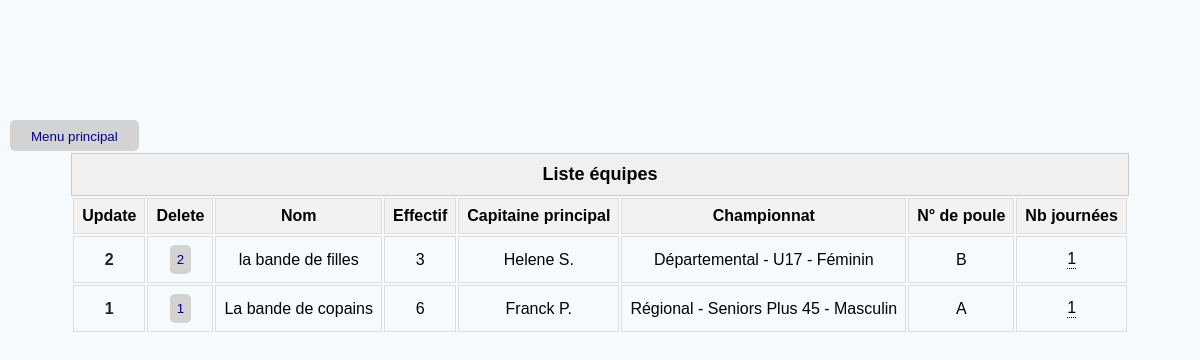
The app's page /teams, older data.
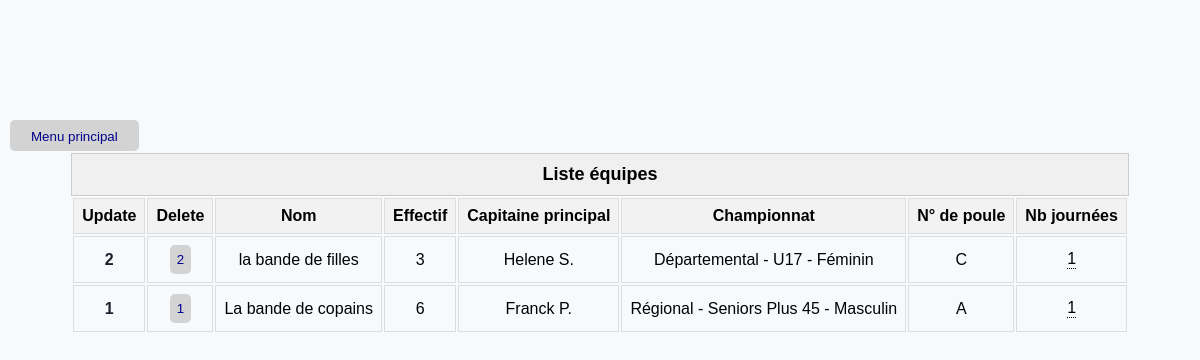
The same page, newer data.
### TennisModel.py (models this page shows, shortened)
class Team(db.Model):
    __tablename__ = 'team'
    id = db.Column(db.Integer, primary_key=True, autoincrement=True)
    name = db.Column(db.String(20), unique=True, nullable=False)
    captainId = db.Column(db.Integer, db.ForeignKey('player.id'))
    poolId = db.Column(db.Integer, db.ForeignKey('pool.id'))
    players = relationship('Player', secondary=player_team_association, back_populates='teams')  # Correction ici
    @property
    def championship_name(self):
        return self.pool.championship.name if self.pool else None
    @property
    def match_days(self):
        return Matchday.query.filter_by(poolId=self.poolId).all()
    @property
    def pool(self):
        return Pool.query.get(self.poolId) if self.poolId else None
    @property
    def captainName(self):
        is_captain = [p for p in self.players if p.id == self.captainId]
        return is_captain[0].name if is_captain else None

class License(db.Model):
    __tablename__ = 'license'
    id = db.Column(db.Integer, primary_key=True)
    firstName = db.Column(db.String(20), nullable=False)
    lastName = db.Column(db.String(20), nullable=False)
    letter = db.Column(db.String(1), nullable=False)
    year = db.Column(db.Integer, nullable=False)  # Année de la licence
    gender = db.Column(db.Integer, nullable=False)  # Champ masculin/féminin (0 pour masculin, 1 pour féminin, 2 pour mixte)
    rankingId = db.Column(db.Integer, ForeignKey('ranking.id'), nullable=False)
    ranking = relationship('Ranking', foreign_keys=[rankingId], back_populates='license')
    rankings = relationship('Ranking', back_populates='license', foreign_keys=[rankingId])
    players = relationship('Player', back_populates='license')

class Championship(db.Model):
    __tablename__ = 'championship'
    id = db.Column(db.Integer, primary_key=True)
    startDate = db.Column(db.Date, nullable=False)
    endDate = db.Column(db.Date, nullable=False)
    singlesCount = db.Column(db.Integer, nullable=False)
    doublesCount = db.Column(db.Integer, nullable=False)
    divisionId = db.Column(db.Integer, db.ForeignKey('division.id'))  # Ajout de la clé étrangère vers la division
    division = relationship('Division')  # Relation avec la division
    pools = relationship('Pool', back_populates='championship')  # Relation avec les poules du championnat
    @property
    def name(self):
        division = Division.query.get(self.divisionId)
        return f'{division.name}'

class Division(db.Model):
    __tablename__ = 'division'
    id = db.Column(db.Integer, primary_key=True)
    type = db.Column(db.Integer, nullable=False)  # Champ National/Prenational/Regional/Departmental
    number = db.Column(db.Integer, nullable=True)  # Niveau de division dans la catégorie définie dans type
    gender = db.Column(db.Integer, nullable=False)  # Champ masculin/féminin (0 pour masculin, 1 pour féminin, 2 pour mixte)
    ageCategoryId = db.Column(db.Integer, db.ForeignKey('age_category.id'), nullable=False)
    ageCategory = relationship('AgeCategory')
    @property
    def name(self) -> str:
        categories = {0: 'National', 1: 'Prénational', 2: 'Régional', 3: 'Départemental'}
        gender = {0: 'Masculin', 1: 'Féminin', 2: 'Mixte'}
        level = f' {self.number}' if self.number else ''
        return f'{categories[self.type]}{level} - {self.ageCategory} - {gender[self.gender]}'

class AgeCategory(db.Model):
    __tablename__ = 'age_category'
    id = db.Column(db.Integer, primary_key=True)
    type = db.Column(db.Integer, nullable=False)  # Champ Jeunes/Seniors/Vétérans (0 pour jeunes, 1 pour seniors, 2 pour vétérans)
    minAge = db.Column(db.Integer, nullable=False)
    maxAge = db.Column(db.Integer, nullable=False)
    @property
    def name(self) -> str:
        categories = {0: 'Jeunes', 1: 'Seniors', 2: 'Seniors Plus'}
        if self.type == 0:
            return f'U{self.minAge}'
        elif self.type == 1:
            return categories[self.type]
        else:
            return f'{categories[self.type]} {self.minAge}'
    def __repr__(self):
        return f'{self.name}'

class Pool(db.Model):
    __tablename__ = 'pool'
    id = db.Column(db.Integer, primary_key=True, autoincrement=True)
    letter = db.Column(db.String(1), nullable=True)
    championshipId = db.Column(db.Integer, ForeignKey('championship.id'))
    championship = relationship('Championship', back_populates='pools')
    matchdays = relationship('Matchday', back_populates='pool')
    matches = relationship('Match', back_populates='pool')

### flask_app.py (the view)
@app.route('/teams')
def show_teams():
    teams = Team.query.order_by(desc(Team.name)).all()
    return render_template('teams.html', teams=teams)

### TennisModel.py (called while the page is built)
    @property
    def name(self):
        return f'{self.license.firstName} {self.license.lastName[0]}.'

### flask_app.py (called while the page is built)
@app.before_request
def create_tables():
    db.create_all()

### templates/teams.html (shortened to what this page needs)
{% extends 'base.html' %}
{% block main %}
<main>
    {% if teams %}
    <table class="teams">
        <caption class="table-caption">Liste équipes</caption>
        <thead>
        <tr>
            <th>Update</th>
            <th>Delete</th>
            <th>Nom</th>
            <th>Effectif</th>
            <th>Capitaine principal</th>
            <th>Championnat</th>
            <th>N° de poule</th>
            <th>Nb journées</th>
        </tr>
        </thead>
        {% for team in teams %}
        <tr>
            <td><a href="{{ url_for('update_team', id=team.id) }}">{{team.id}}</a></td>
            <td><button onclick="confirmDelete({{ team.id }})">{{team.id}}</button></td>
            <td>{{ team.name }}</td>
            <td>{{ team.players|length }}</td>
            <td>{{ team.captainName or 'Pas de capitaine défini!' }}</td>
            <td>{{ team.championship_name }}</td>
            <td>{{ team.pool.letter or 'Pas de poule définie!' }}</td>
            <td>
                <div class="tooltip" onclick="toggleTooltip(this)">
                    {{ team.match_days|length}}
                </div>
            </td>
        </tr>
        {% endfor %}
    </table>
    {% else %}
    <p style="font-size: 16px; text-align: center;">Pas d'équipe enregistrée ✌️</p>
    {% endif %}
</main>
{% endblock main %}

### templates/base.html (shortened to what this page needs)
<!DOCTYPE html>
<html lang="fr">
<head>
    <link rel="stylesheet" href="{{ url_for('static', filename='css/style.css')}}">
</head>
<body>
    {% block main %}
    {% endblock main %}
</body>
</html>

### templates/partials/_menu.html
    <table class="menu">
        <tr>
            <td><a href="{{ url_for('welcome') }}"><button>Menu principal</button></a></td>
        </tr>
    </table>

### static/css/style.css (style rules this page uses)
body { background-color: #F7FAFC; justify-content: center; margin-top: 10%; font-family: Arial, Helvetica, sans-serif; }
a { color: #1E1E2D; font-size: 16px; font-weight: 600; text-decoration: none; }
button { color: darkblue; background-color: lightgray; padding: 7px; border: none; border-radius: 5px; border-collapse: collapse; }
table.menu tr, table.menu td { border: none; display: inline; text-align: center; color: darkblue; background-color: lightgray; padding: 7px; margin-bottom: 20px; border-radius: 5px; border-collapse: collapse; font-size: 16px; }
main { display: grid; justify-items: center; }
th, td { border: 1px solid #ddd; padding: 8px; text-align: center; }
th { background-color: #f2f2f2; }
.table-caption { font-weight: bold; font-size: 18px; padding: 10px; border: 1px solid #ccc; background-color: #f0f0f0; }
.tooltip { position: relative; display: inline-block; border-bottom: 1px dotted black; }

Row changes from the older to the newer data that the page shows:
changed through a linked row, Team "la bande de filles": pool "B" → "C"
